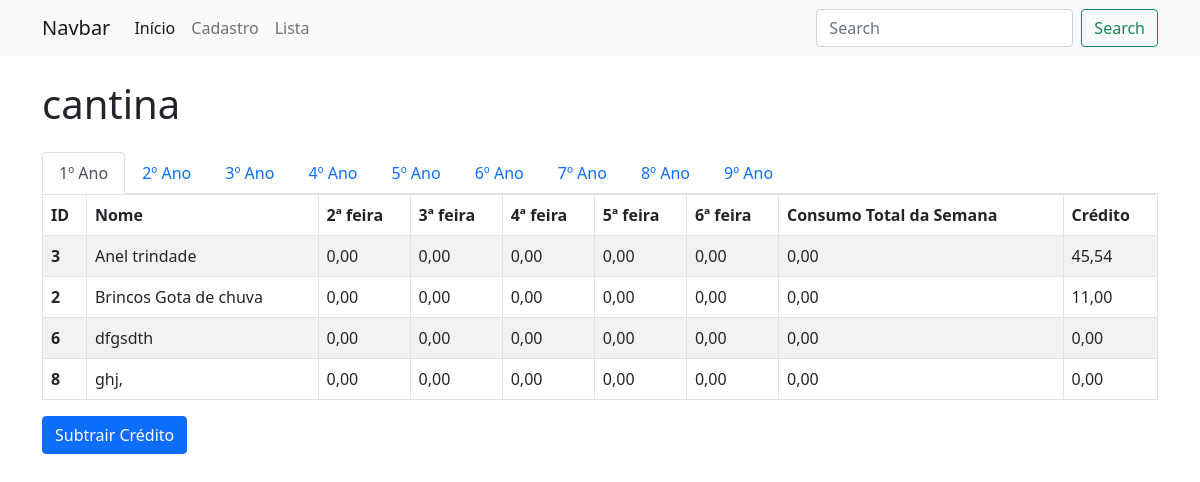
Before: /principal with the older database file.
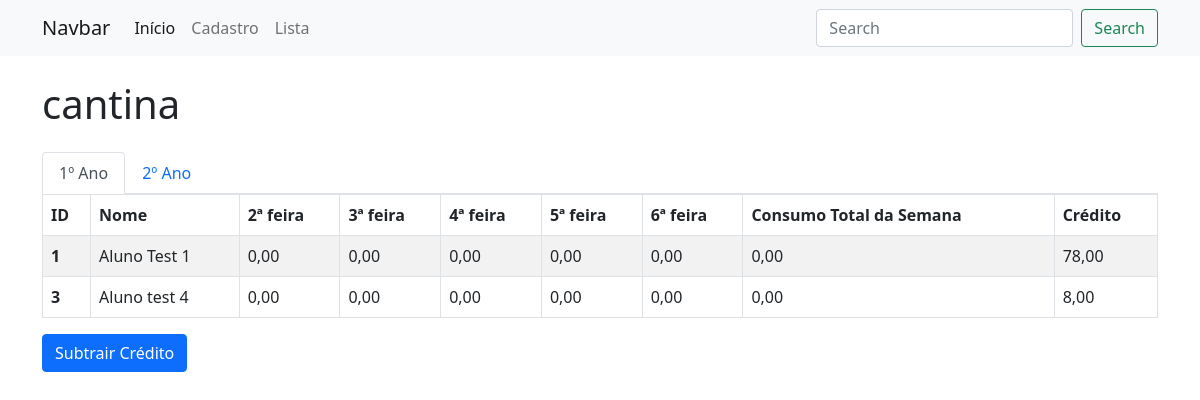
After: the same page with the newer database file.
### tables this page shows
CREATE TABLE alunos (
                id INTEGER PRIMARY KEY AUTOINCREMENT,
                nome TEXT,
                turno TEXT,
                ano TEXT,
                responsavel TEXT,
                contato TEXT,
                credito TEXT,
                segunda TEXT DEFAULT '0,00',
                terca TEXT DEFAULT '0,00',
                quarta TEXT DEFAULT '0,00',
                quinta TEXT DEFAULT '0,00',
                sexta TEXT DEFAULT '0,00'
            );

### app.py (the view)
@app.route('/principal')
def pagina_principal():
    create_table()
    with sqlite3.connect(DATABASE) as con:
        con.row_factory = sqlite3.Row  # Para acessar as colunas pelo nome
        cur = con.cursor()
        cur.execute('SELECT id, nome, ano, credito FROM alunos ORDER BY ano, nome')
        alunos = cur.fetchall()
    alunos_por_ano = {}
    for aluno in alunos:
        ano = aluno['ano']
        if ano not in alunos_por_ano:
            alunos_por_ano[ano] = []
        alunos_por_ano[ano].append(aluno)
    return render_template('principal.html', alunos_por_ano=alunos_por_ano)

### app.py (called while the page is built)
def create_table():
    with sqlite3.connect(DATABASE) as con:
        cur = con.cursor()
        cur.execute('''
            CREATE TABLE IF NOT EXISTS alunos (
                id INTEGER PRIMARY KEY AUTOINCREMENT,
                nome TEXT,
                turno TEXT,
                ano TEXT,
                responsavel TEXT,
                contato TEXT,
                credito TEXT,
                segunda TEXT DEFAULT '0,00',
                terca TEXT DEFAULT '0,00',
                quarta TEXT DEFAULT '0,00',
                quinta TEXT DEFAULT '0,00',
                sexta TEXT DEFAULT '0,00'
            )
        ''')

### templates/principal.html (shortened to what this page needs)
<!DOCTYPE html>
<html lang="en">
<head>
  <link href="https://cdn.jsdelivr.net/npm/bootstrap@5.0.2/dist/css/bootstrap.min.css" rel="stylesheet">
</head>
<body>
  <nav class="navbar navbar-expand-lg navbar-light bg-light">
    <div class="container container-fluid">
      <a class="navbar-brand" href="#">Navbar</a>
      <div class="collapse navbar-collapse" id="navbarSupportedContent">
        <ul class="navbar-nav me-auto mb-2 mb-lg-0">
          <li class="nav-item">
            <a class="nav-link active" aria-current="page" href="#">Início</a>
          </li>
          <li class="nav-item">
            <a class="nav-link" href="/cadastrar">Cadastro</a>
          </li>
          <li class="nav-item">
            <a class="nav-link" href="/lista_alunos">Lista</a>
          </li>
        </ul>
        <form class="d-flex">
          <input class="form-control me-2" type="search" placeholder="Search" aria-label="Search">
          <button class="btn btn-outline-success" type="submit">Search</button>
        </form>
      </div>
    </div>
  </nav>
  <div class="container mb-4">
    <h1 class="mt-4 mb-4">cantina</h1>
    <nav>
      <div class="nav nav-tabs" id="nav-tab" role="tablist">
        {% for ano, alunos in alunos_por_ano.items() %}
          <button class="nav-link{% if loop.first %} active{% endif %}" id="{{ ano }}" data-bs-toggle="tab" data-bs-target="#nav-{{ ano }}" type="button" role="tab" aria-controls="nav-{{ ano }}" aria-selected="true">{{ ano }}º Ano</button>
        {% endfor %}
      </div>
    </nav>
    <div class="tab-content" id="nav-tabContent">
      {% for ano, alunos in alunos_por_ano.items() %}
        <div class="tab-pane fade{% if loop.first %} show active{% endif %}" id="nav-{{ ano }}" role="tabpanel" aria-labelledby="{{ ano }}">
          <table class="table table-bordered table-striped">
            <thead>
              <tr>
                <th scope="col">ID</th>
                <th scope="col">Nome</th>
                <th scope="col">2ª feira</th>
                <th scope="col">3ª feira</th>
                <th scope="col">4ª feira</th>
                <th scope="col">5ª feira</th>
                <th scope="col">6ª feira</th>
                <th scope="col">Consumo Total da Semana</th>
                <th scope="col">Crédito</th>
              </tr>
            </thead>
            <tbody>
              {% for aluno in alunos %}
                <tr>
                  <th scope="row">{{ aluno['id'] }}</th>
                  <td>{{ aluno['nome'] }}</td>
                  <td contenteditable="true" class="editar-consumo dinheiro" data-dia="segunda" data-aluno="{{ aluno['id'] }}">0,00</td>
                  <td contenteditable="true" class="editar-consumo dinheiro" data-dia="terca" data-aluno="{{ aluno['id'] }}">0,00</td>
                  <td contenteditable="true" class="editar-consumo dinheiro" data-dia="quarta" data-aluno="{{ aluno['id'] }}">0,00</td>
                  <td contenteditable="true" class="editar-consumo dinheiro" data-dia="quinta" data-aluno="{{ aluno['id'] }}">0,00</td>
                  <td contenteditable="true" class="editar-consumo dinheiro" data-dia="sexta" data-aluno="{{ aluno['id'] }}">0,00</td>
                  <td class="consumo-total">0,00</td>
                  <td class="credito-atual verificar">{{ aluno['credito'] }}</td>
                </tr>
              {% endfor %}
            </tbody>
          </table>
        </div>
      {% endfor %}
    </div>
    <button class="btn btn-primary" id="subtrair-credito">Subtrair Crédito</button>
  </div>
</body>
</html>

Changed rows visible on the page:
no longer on this page (row edited): alunos: id "2", nome "Brincos Gota de chuva", credito "11,00"
removed alunos: id "6", nome "dfgsdth", credito "0,00"
removed alunos: id "8", nome "ghj,", credito "0,00"
now on this page (row edited): alunos: id "1", nome "Aluno Test 1", credito "78,00"
changed alunos id 3: nome "Anel trindade" → "Aluno test 4"; credito "45,54" → "8,00"
Other visible differences:
list line gone: "3 º Ano"
list line gone: "4 º Ano"
list line gone: "5 º Ano"
list line gone: "6 º Ano"
list line gone: "7 º Ano"
list line gone: "8 º Ano"
list line gone: "9 º Ano"
